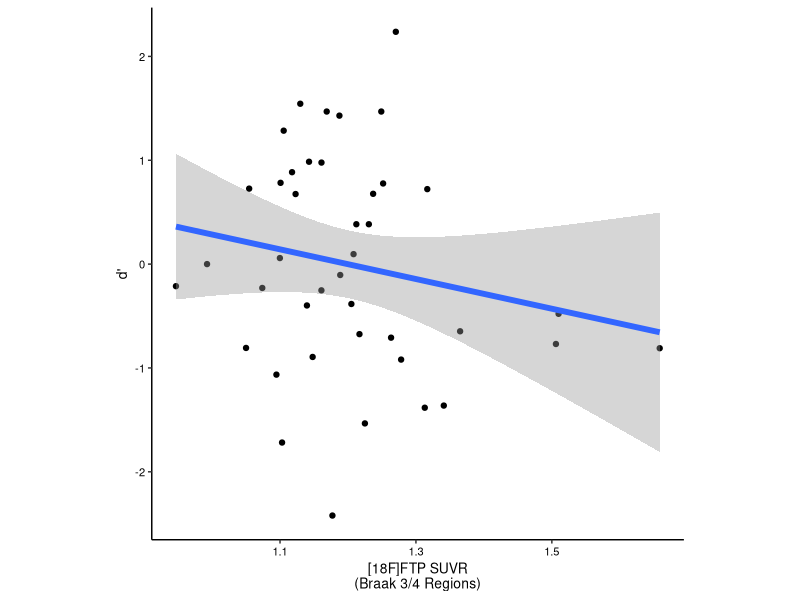
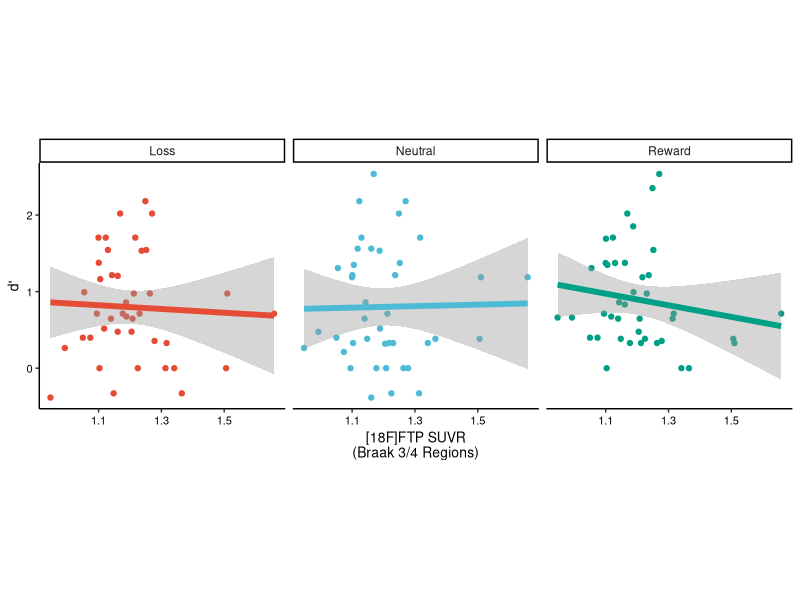
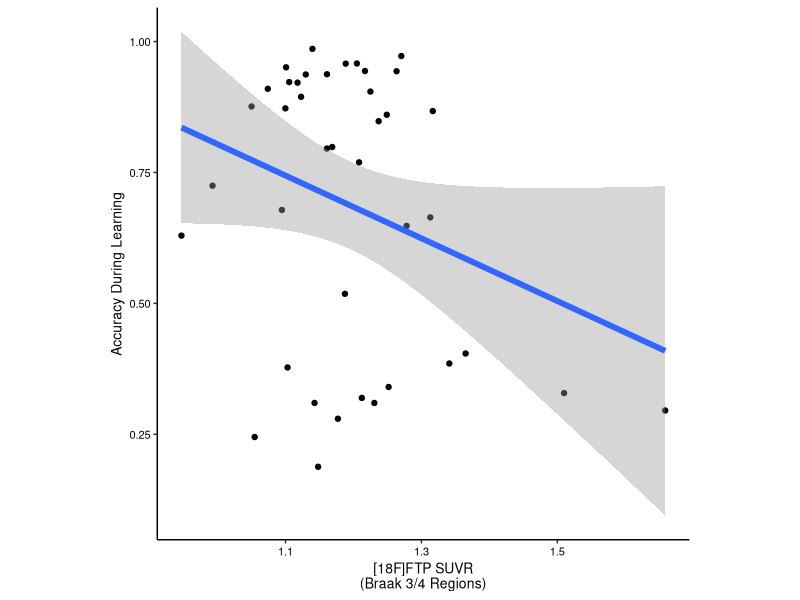
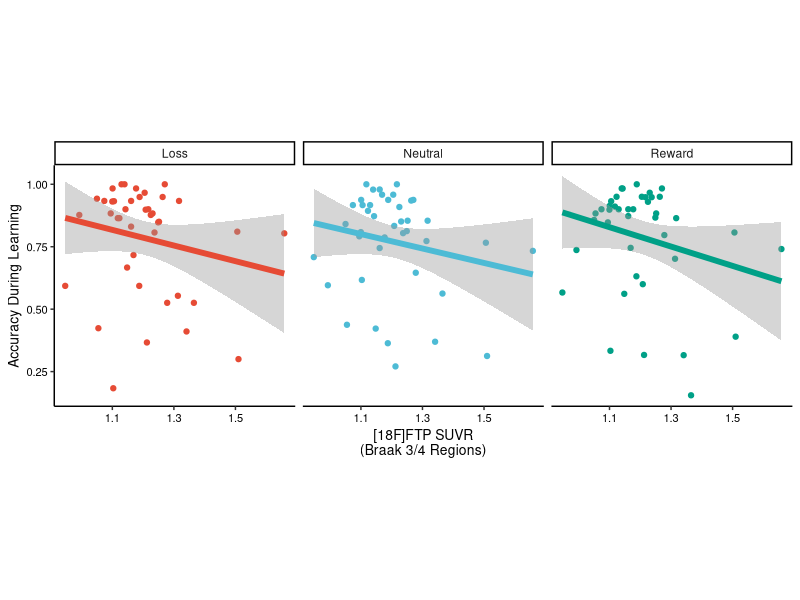
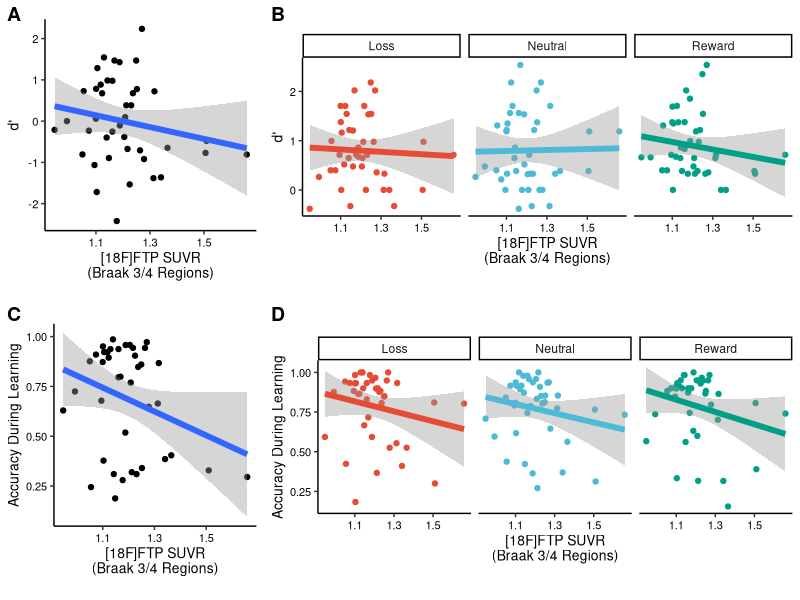
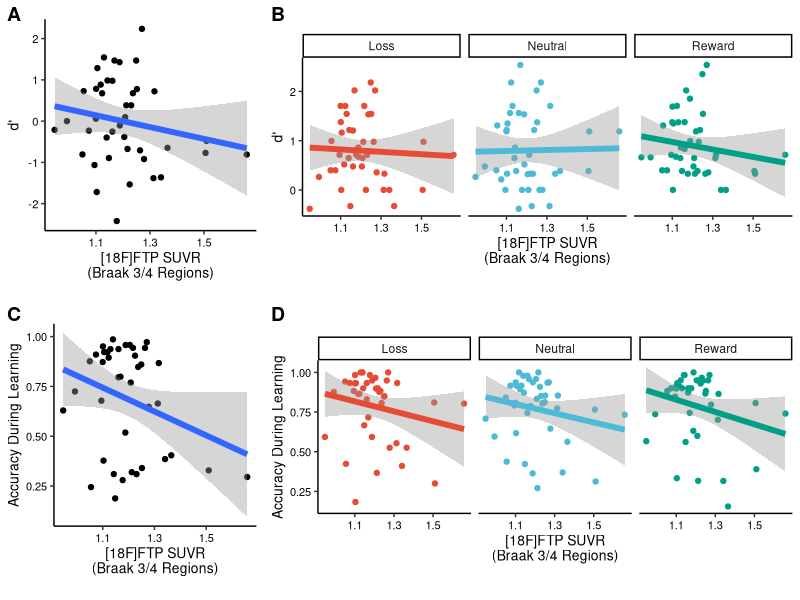

Write the R code that produced these figures, in order.
## ---- chunk 1
knitr::opts_chunk$set(echo = TRUE)

# Load Libraries
library(tidyverse) # v2.0.0
library(ggpubr) # v0.6.0
library(rstatix) # v0.7.2
library(lme4) # v1.1.32
library(lmerTest) # v3.1.3
library(ggsci) # v3.0.0

# Set colorscales
npg_pal <- get_palette(palette = 'npg', 3)
npg_RL <- c(npg_pal[1], npg_pal[3])

# Read in data
data_AC <- read_csv('data_sup_fig05ac.csv')
data_BD <- read_csv('data_sup_fig05bd.csv')
## ---- chunk 2
# PANEL A: Memory Overall vs. tau
figA <- data_AC %>% 
  ggplot(aes(x = ftp_braak34_suvr, y = dprime_total)) +
  geom_point() +
  geom_smooth(method = 'lm', limit = 0.9, linewidth = 2) +
  theme_classic() +
  xlab(bquote('[18F]FTP SUVR\n(Braak 3/4 Regions)')) +
  ylab('d\'') +
  theme(panel.background = element_blank(),
      axis.line = element_line(color = 'black'),
      axis.text.x = element_text(color = 'black', size = 8),
      axis.text.y = element_text(color = 'black', size = 8),
      axis.title.x = element_text(color = 'black', size = 10),
      axis.title.y = element_text(color = 'black', size = 10),
      aspect.ratio = 1)

figA
## ---- chunk 3
print("+---------- Linear model ----------+")
dprime_mod <- lm(dprime_total ~ ftp_braak34_suvr + age + sex + yrs_edu,
                   data = data_AC)
summary(dprime_mod)
## ---- chunk 4
# PANEL B: Memory vs. tau by valence
figB <- data_BD %>% 
  ggplot(aes(x = ftp_braak34_suvr, y = dprime, color = valence)) +
  geom_point() +
  geom_smooth(method = 'lm', limit = 0.9, linewidth = 2) +
  theme_classic() +
  facet_wrap(.~valence) +
  scale_color_npg() +
  xlab(bquote('[18F]FTP SUVR\n(Braak 3/4 Regions)')) +
  ylab('d\'') +
  theme(panel.background = element_blank(),
      legend.position = 'none',
      axis.line = element_line(color = 'black'),
      axis.text.x = element_text(color = 'black', size = 8),
      axis.text.y = element_text(color = 'black', size = 8),
      axis.title.x = element_text(color = 'black', size = 10),
      axis.title.y = element_text(color = 'black', size = 10),
      aspect.ratio = 1)

figB
## ---- chunk 5
# PANEL B: Stats
print("+---------- Linear Mixed Effects Model ----------+")
dprime_mod <- lmer(dprime ~ valence*ftp_braak34_suvr + age + sex + yrs_edu + (1 | subject), 
                   data_BD)
summary(dprime_mod)
## ---- chunk 6
# PANEL C: Learning Overall vs. tau
figC <- data_AC %>% 
  ggplot(aes(x = ftp_braak34_suvr, y = learning_total)) +
  geom_point() +
  geom_smooth(method = 'lm', limit = 0.9, linewidth = 2) +
  theme_classic() +
  xlab(bquote('[18F]FTP SUVR\n(Braak 3/4 Regions)')) +
  ylab('Accuracy During Learning') +
  theme(panel.background = element_blank(),
      axis.line = element_line(color = 'black'),
      axis.text.x = element_text(color = 'black', size = 8),
      axis.text.y = element_text(color = 'black', size = 8),
      axis.title.x = element_text(color = 'black', size = 10),
      axis.title.y = element_text(color = 'black', size = 10),
      aspect.ratio = 1)

figC
## ---- chunk 7
print("+---------- Linear model ----------+")
dprime_mod <- lm(learning_total ~ ftp_braak34_suvr + age + sex + yrs_edu,
                   data = data_AC)
summary(dprime_mod)
## ---- chunk 8
# PANEL D: Learning vs. tau by valence
figD <- data_BD %>% 
  ggplot(aes(x = ftp_braak34_suvr, y = learning, color = valence)) +
  geom_point() +
  geom_smooth(method = 'lm', limit = 0.9, linewidth = 2) +
  theme_classic() +
  facet_wrap(.~valence) +
  scale_color_npg() +
  xlab(bquote('[18F]FTP SUVR\n(Braak 3/4 Regions)')) +
  ylab('Accuracy During Learning') +
  theme(panel.background = element_blank(),
      legend.position = 'none',
      axis.line = element_line(color = 'black'),
      axis.text.x = element_text(color = 'black', size = 8),
      axis.text.y = element_text(color = 'black', size = 8),
      axis.title.x = element_text(color = 'black', size = 10),
      axis.title.y = element_text(color = 'black', size = 10),
      aspect.ratio = 1)

figD
## ---- chunk 9
print("+---------- Linear Mixed Effects Model ----------+")
dprime_mod <- lmer(learning ~ valence*ftp_braak34_suvr + age + sex + yrs_edu + (1 | subject), 
                   data_BD)
summary(dprime_mod)
## ---- chunk 10
behavioral_fig <- ggarrange(figA, figB, figC, figD,
          ncol = 2, nrow = 2,
          widths = c(0.33, 0.67),
          labels = c('A', 'B', 'C', 'D'))

ggsave(behavioral_fig, filename = 'sup_fig05.pdf', width = 6.5, height = 6, units = 'in')

behavioral_fig
